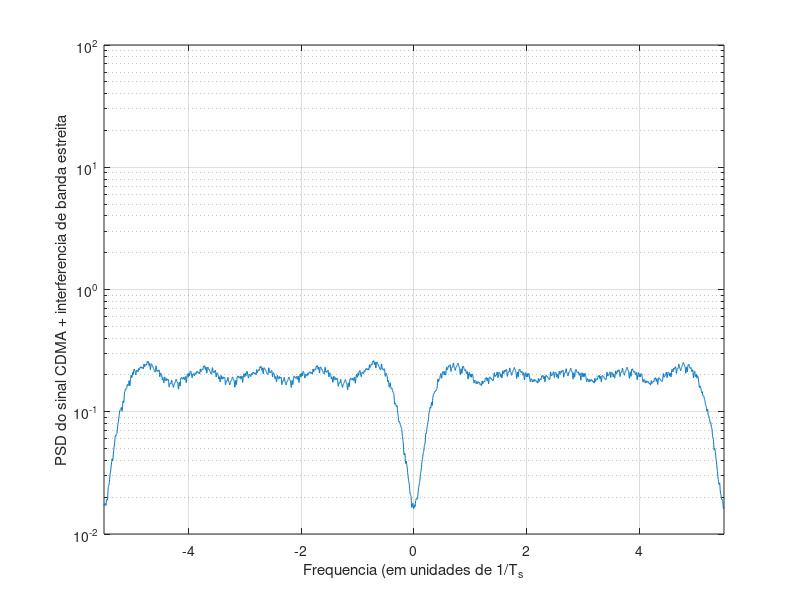
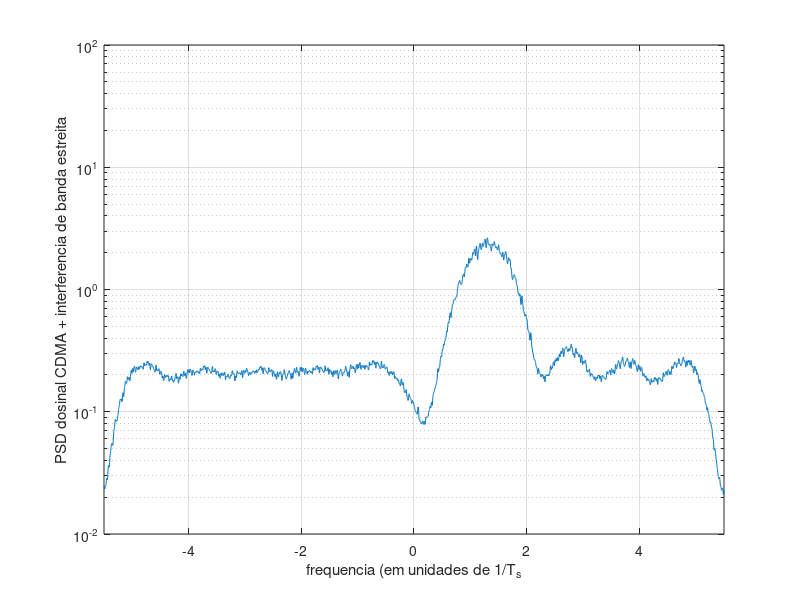

Write the MATLAB code that produced these figures, in order. (Note: this script raises an error after producing the figures.)
% MATLAB PROGRAM <Ex11 2b.m>
% Este programa efetua a simulação de sinalização DS—CDMA com
% detecção QAM coerente.
% Para ilustrar o efeito de espalhamento de CDMA, um usuário é espalhado por
% sequências PN de diferentes comprimentos. Interferência é adicionada
% como um sinal de banda estreita;

% Variação do ganho de espalhamento Lc;

clear; clf; 
Ldata=20000; % comprimento de dados na simulação; deve ser divisível por 8
Lc=11;       % fator de espalhamento versus taxa de dados
             % também pode usar mais curto Lc=7

% Gera símbolos de modulação QPSK
data_sym=2*round(rand(Ldata,1)) -1+j*(2*round(rand(Ldata,1))-1);
jam_data=2*round(rand(Ldata,1)) -1+j*(2*round(rand(Ldata,1))-1);

% Geração do código de espalhamento
pcode=[1 1 1 -1 -1 -1 1 -1 -1 1 -1]';

% Espalha agora
x_in=kron(data_sym, pcode);

% Potência de sinal da entrada do canal é 2*Lc
% Potência interferente é relativa
SIR=10;     % SIR em dB
Pj=2*Lc/(10^(SIR/10));

% Geração do ruído (AWGN)
noiseq = randn(Ldata*Lc, 1)+j*randn(Ldata*Lc,1); % Potência é 2

% Adiciona senoide interferente; frequência de amostragem é fc = Lc
jam_mod = kron(jam_data, ones(Lc,1)); clear jam_data;
jammer = sqrt(Pj/2)*jam_mod.*exp(j*2*pi*0.12*(1:Ldata*Lc)).'; %fj/fc = 0.12.
clear jam_mod;

[P,x] = pwelch(x_in,[],[],[4096],Lc,'twosided');
figure(1);
semilogy(x-Lc/2, fftshift(P));
axis([-Lc/2 Lc/2 1.e-2 1.e2]);
grid;

xfont=xlabel('Frequencia (em unidades de 1/T_s');
yfont=ylabel('PSD do sinal CDMA + interferencia de banda estreita');
set(xfont, 'FontSize', 11); set(yfont, 'FontSize', 11);
[P,x] = pwelch(jammer+x_in,[],[],[4096],Lc,'twosided');
figure(2); semilogy(x-Lc/2, fftshift(P));
grid;
axis([-Lc/2 Lc/2 1.e-2 1.e2]);
xfont=xlabel('frequencia (em unidades de 1/T_s');
yfont=ylabel('PSD dosinal CDMA + interferencia de banda estreita');
set(xfont, 'FontSize', 11); set(yfont, 'FontSize', 11);

BER=[];
BER_az=[];

for i=1:10,
  Eb2N(i)=(i-1);                % (Eb/N em dB)
  Eb2N_num=10^(Eb2N(i)/10);     % Eb/N numérico
  Var_n=Lc/(2*Eb2N_num);        % 1/SNR é a variância do ruído
  signois=sqrt(Var_n);          % desvio-padrão
  awgnois=signois*noiseq;       % AWGN
  % Adiciona ruído aos sinais na saída do canal
  y_out=x_in + awgnois + jammer;
  y_out=reshape(y_out, Lc, Ldata).'; clear y_out awgnois;

  % Desespalhar primeiro
  z_out=Y_out*pcode;

  % Decisão com base no sinal das amostras
  dec1=sign(real(z_out)) + j*sign(imag(z_out));
  % Compara com os dados originais para calcular a BER
  BER=[BER; sum([real(data_sym)~=real(dec1);...
      imag(data_sym)~=imag(dec1)])/(2*Ldata)];
  BER_az=[BER_az;0.5*erfc(sqrt(Eb2N_num))]; % analítico
end

figure(3)
figber=semilogy(Eb2N, BER_az, 'k-', Eb2N, BER, 'k-o');
legend('Sem interferencia', 'Interferencia de banda estreita (-10 dB');
set(figber, 'LineWidth', 2);
xfont=xlabel('E_b/N (dB)');
yfont=ylabel('Taxa de erro de bit');
title('DSSS (CDMA) com ganho de espalhamento = 11');
